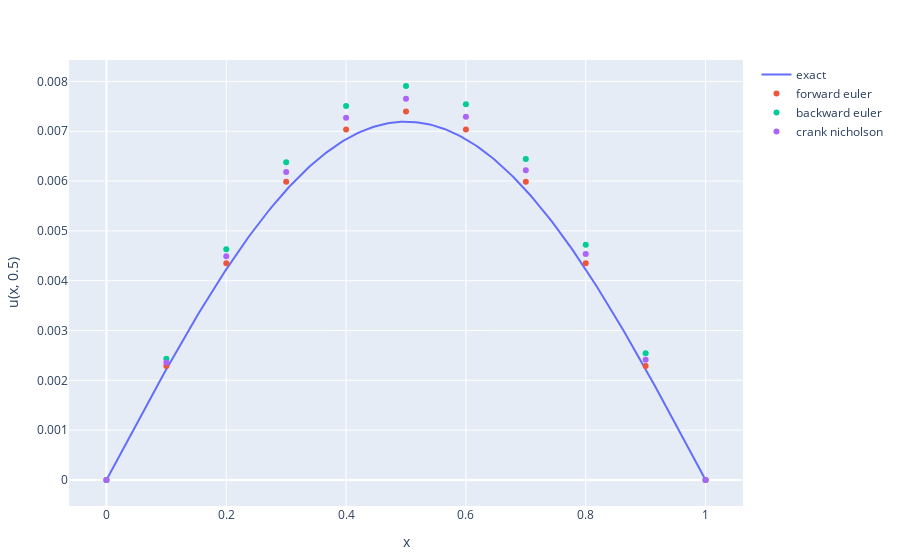

Notebook cell for this chart:
### Markdown cell above
## 2d Comparison Plot

### Code cell
include("../finite_difference.jl")
kappa = 1   # diffusion constant
L = 1.0         # length of spatial domain
T = .5         # total time to solve for

# Set numerical parameters
mx = 10     # number of gridpoints in space
mt = 1000   # number of gridpoints in time

function bcf(x,t)
    return 0
end

# forward euler Estimate
fex, feu_j = finite_difference(u_I, kappa, L, T, mx, mt, boundary=bcf, method="forward_euler")
# Create trace
f_euler = scatter(x=fex, y=feu_j, mode="markers", name="forward euler", showlegend=true)


# backward euler Estimate
bex, beu_j = finite_difference(u_I, kappa, L, T, mx, mt, boundary=bcf, method="backward_euler")
# Create trace
b_euler = scatter(x=bex, y=beu_j, mode="markers", name="backward euler", showlegend=true)


# crank nicholson Estimate
cnx, cnu_j = finite_difference(u_I, kappa, L, T, mx, mt, boundary=bcf, method="crank_nicholson")
# Create trace
c_nicholson = scatter(x=cnx, y=cnu_j, mode="markers", name="crank nicholson", showlegend=true)



# Plot the final result and exact solution
xx = 0:L/250:L

# Create solution trace
exact = scatter(x=xx, y=u_exact(xx,T), mode="lines", name="exact solution", showlegend=true)

layout = Layout(
    xaxis_title = "x",
    yaxis_title = string("u(x, ",string(T),")")
    )

plot([exact, f_euler, b_euler, c_nicholson], layout)

### Figure 1 — Plotly figure (JSON) as saved in the notebook; plotly's stock layout.template omitted (floating-point values rounded to 4 significant figures; data arrays with more than 128 entries replaced by an {"elided": "..."} marker saying what was removed)
{"data": [{"mode": "lines", "name": "exact", "showlegend": true, "type": "scatter", "x": {"elided": "251 float values"}, "y": {"elided": "251 float values"}}, {"mode": "markers", "name": "forward euler", "showlegend": true, "type": "scatter", "x": [0, 0.1, 0.2, 0.3, 0.4, 0.5, 0.6, 0.7, 0.8, 0.9, 1], "y": [0, 0.002287, 0.004349, 0.005986, 0.007037, 0.007399, 0.007037, 0.005986, 0.004349, 0.002287, 0]}, {"mode": "markers", "name": "backward euler", "showlegend": true, "type": "scatter", "x": [0, 0.1, 0.2, 0.3, 0.4, 0.5, 0.6, 0.7, 0.8, 0.9, 1], "y": [0, 0.002433, 0.00463, 0.006378, 0.007507, 0.007908, 0.007542, 0.006445, 0.004723, 0.002543, 0]}, {"mode": "markers", "name": "crank nicholson", "showlegend": true, "type": "scatter", "x": [0, 0.1, 0.2, 0.3, 0.4, 0.5, 0.6, 0.7, 0.8, 0.9, 1], "y": [0, 0.00236, 0.00449, 0.006183, 0.007274, 0.007655, 0.007291, 0.006217, 0.004537, 0.002415, 0]}], "layout": {"margin": {"b": 50, "l": 50, "r": 50, "t": 60}, "xaxis": {"title": {"text": "x"}}, "yaxis": {"title": {"text": "u(x, 0.5)"}}}}
